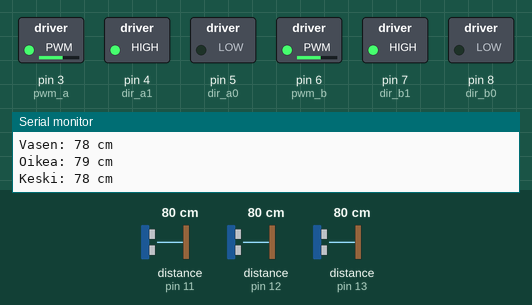
Simulated run of this sketch. Board: Arduino Uno, built with avr-gcc and run on an emulated ATmega328P. Parts: switched loads named in the sketch (green lamp = pin HIGH), the last lines printed to the serial monitor. Wiring (inferred from the names in the program): 3 × ultrasonic range finder: trigger pin 2, echo pin 11 / trigger pin 9, echo pin 12 / trigger pin 10, echo pin 13. Inputs (shaded band) come from the test bench; at power-on: distance to the obstacle (sensors on pin 12, pin 11, pin 13) 80 cm. The echo pulse lasts 58.3 µs per cm; pins used as bus, display or sensor lines are not drawn.

Above: at 1.2 s.
1.3 s: distance to the obstacle (sensor on pin 12) set to 12 cm
2.8 s: distance to the obstacle (sensor on pin 12) set to 9 cm
At 3.6 s:
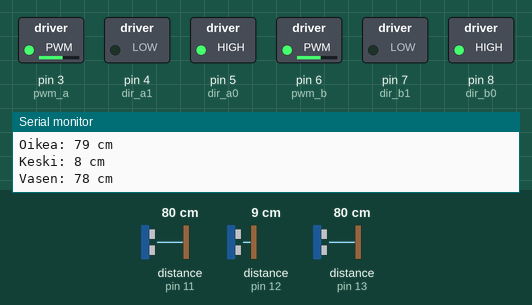
5.8 s: distance to the obstacle (sensor on pin 12) set to 18 cm
At 6.3 s:
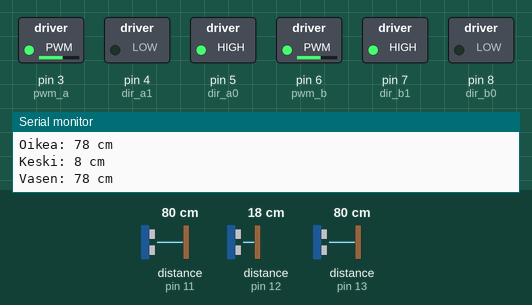
7.3 s: distance to the obstacle (sensor on pin 11) set to 23 cm
8.8 s: distance to the obstacle (sensor on pin 11) set to 18 cm
At 10.0 s:
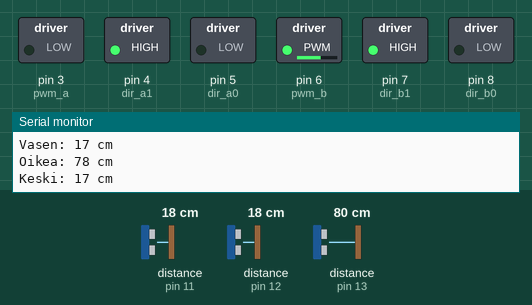
10.3 s: distance to the obstacle (sensor on pin 13) set to 23 cm
11.8 s: distance to the obstacle (sensor on pin 13) set to 19 cm
At 12.3 s:
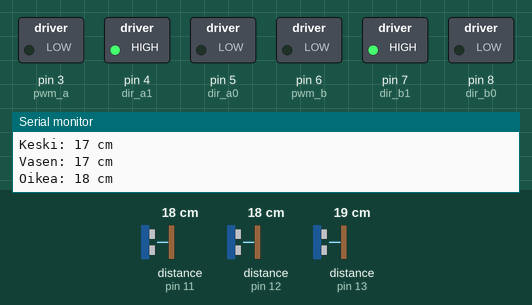
Timing chart, 0 to 14.3 s (numbered marks = the images above; inputs shaded):
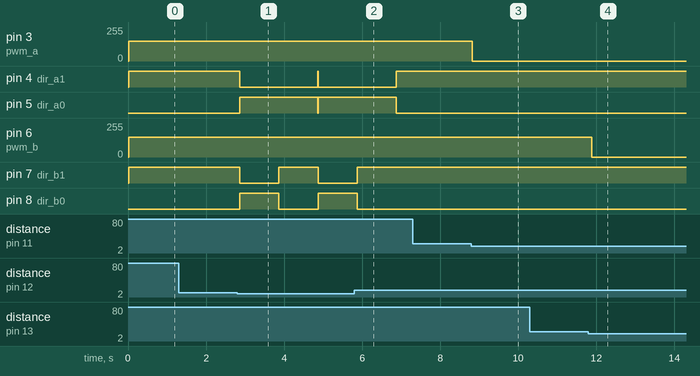

Measured:
- the behaviour switches between 11 and 10 cm on distance to the obstacle (sensor on pin 12) (found by bisection; images 0 and 1)
- the behaviour switches between 21 and 20 cm on distance to the obstacle (sensor on pin 11) (found by bisection; images 2 and 3)
- the behaviour switches between 21 and 20 cm on distance to the obstacle (sensor on pin 13) (found by bisection; images 3 and 4)
- after the input at 2.8 s, pin 4 (dir_a1): HIGH → LOW after 0.06 s, → HIGH 2.0 s later, → LOW 0.01 s later; pin 5 (dir_a0): LOW → HIGH after 0.06 s, → LOW 2.0 s later, → HIGH 0.01 s later; pin 7 (dir_b1): HIGH → LOW after 0.06 s, → HIGH 1.0 s later, → LOW 1.0 s later; pin 8 (dir_b0): LOW → HIGH after 0.06 s, → LOW 1.0 s later, → HIGH 1.0 s later
- after the input at 5.8 s, pin 4 (dir_a1): goes on until 6.9 s, then stays HIGH; pin 5 (dir_a0): goes on until 6.9 s, then stays LOW; pin 7 (dir_b1): goes on until 5.9 s, then stays HIGH; pin 8 (dir_b0): goes on until 5.9 s, then stays LOW
- after the input at 8.8 s, pin 3 (pwm_a): 150/255 → 0/255 at once
- after the input at 11.8 s, pin 6 (pwm_b): 150/255 → 0/255 after 0.08 s

The sketch:

ultra_ja_moottorit_ajotesti.ino
```cpp
/*
	Testi moottorien ohjaamiselle etäisyysanturien signaalin mukaan.
	Käytössä olevat pinnit:
	- Vasen anturi
		Trig 2
		Echo 11
	- Keski anturi
		Trig 9
		Echo 12
	- Oikea anturi
		Trig 10
		Echo 13

	Moottorit käyttää pinnejä shieldin mukaan (pinnit 3-8).
*/

// Ultrasonic-anturit
#define trigV 2
#define echoV 11
#define trigK 9
#define echoK 12
#define trigO 10
#define echoO 13

// Moottoreiden ohjaus
#define pwm_a 3
#define pwm_b 6
#define dir_a0 5
#define dir_a1 4
#define dir_b0 8
#define dir_b1 7

long duration;
int distance, max, min, velocity;

void setup() {
	// Testailuun seriali
	Serial.begin(9600);
	// Ultrasonicit
	pinMode(trigV, OUTPUT);
	pinMode(echoV, INPUT);
	pinMode(trigK, OUTPUT);
	pinMode(echoK, INPUT);
	pinMode(trigO, OUTPUT);
	pinMode(echoO, INPUT);
	// Moottorit
	pinMode(pwm_a, OUTPUT);
	pinMode(pwm_b, OUTPUT);
	pinMode(dir_a0, OUTPUT);
	pinMode(dir_a1, OUTPUT);
	pinMode(dir_b0, OUTPUT);
	pinMode(dir_b1, OUTPUT);

	// Raja-arvot ajeluun
	// Maksimietäisyys mihin asti ultraääni mittaa
	max = 30;
	// Minimietäisyys mistä asti ultraääni mittaa - turvaetäisyys ettei osu
	min = 10;
	// Moottorien maksiminopeus
	velocity = 150;
}

// Main functionality
void loop() {
	drive(measureV(), measureK(), measureO());
}

int measureV() {
	return measure(2, 11);
}

int measureK() {
	return measure(9, 12);
}

int measureO() {
	return measure(10, 13);
}

int measure(int trig, int echo) { // Etäisyyden mittaaminen
	digitalWrite(trig, LOW);
	delayMicroseconds(2);
	digitalWrite(trig, HIGH);
	delayMicroseconds(10);
	digitalWrite(trig, LOW);
	duration = pulseIn(echo, HIGH);
	distance = duration * 0.034 / 2;

	// Testausta varten alla olevat
	if (trig == 2) {
		Serial.print("Vasen: ");
	}
	else if (trig == 9) {
		Serial.print("Keski: ");
	}
	else {
		Serial.print("Oikea: ");
	}
	Serial.print(distance);
	Serial.println(" cm");


	if (distance > max) {
		distance = max-min;
	}
	if (distance < min) {
		distance = 0;
	}

	return distance;
}

void forward(int speed) // Move Forward
{

	digitalWrite(dir_a0, 0);
	digitalWrite(dir_a1, 1);
	digitalWrite(dir_b0, 0);
	digitalWrite(dir_b1, 1);

	analogWrite(pwm_a, speed);
	analogWrite(pwm_b, speed);

}

void reverse(int speed) // Move Backward
{

	digitalWrite(dir_a0, 1);
	digitalWrite(dir_a1, 0);
	digitalWrite(dir_b0, 1);
	digitalWrite(dir_b1, 0);

	analogWrite(pwm_a, speed);
	analogWrite(pwm_b, speed);

}

void turnL(int speed) // Turn Left while moving forward
{

	digitalWrite(dir_a0, 0);
	digitalWrite(dir_a1, 1);
	digitalWrite(dir_b0, 0);
	digitalWrite(dir_b1, 1);

	analogWrite(pwm_a, speed);
	analogWrite(pwm_b, speed/4);

}

void turnR(int speed) // Turn Right while moving forward
{

	digitalWrite(dir_a0, 0);
	digitalWrite(dir_a1, 1);
	digitalWrite(dir_b0, 0);
	digitalWrite(dir_b1, 1);

	analogWrite(pwm_a, speed/4);
	analogWrite(pwm_b, speed);

}

void drive(int leftSensorValue, int centralSensorValue, int rightSensorValue) { // Drive forward & turn based on ultrasound distance signal. For avoiding objects.
	if (centralSensorValue == 0) {
		reverse(velocity);
		delay(1000);
		shutoff();
		spinR(velocity);
		delay(1000);
		shutoff();
	}

	digitalWrite(dir_a0, 0);
	digitalWrite(dir_a1, 1);
	digitalWrite(dir_b0, 0);
	digitalWrite(dir_b1, 1);

	// Tämän kirjoittelu on kesken
	// Pitäisi lisätä se moodi, että kääntää mieluummin vähän enempi oikialle jos keskisensori aktivoituu.
	// Onkohan tässä jotain ongelmia noiden ultraääniantureiden muodostamien keilojen kanssa? :hmm

	analogWrite(pwm_a, velocity*(leftSensorValue/(max-min)));
	analogWrite(pwm_b, velocity*(rightSensorValue/(max-min)));


}

void spinL(int speed) // Spin Left in place
{

digitalWrite(dir_a0, 0);
digitalWrite(dir_a1, 1);
digitalWrite(dir_b0, 1);
digitalWrite(dir_b1, 0);

analogWrite(pwm_a, speed);
analogWrite(pwm_b, speed);

}

void spinR(int speed) // Spin Right in place
{

digitalWrite(dir_a0, 1);
digitalWrite(dir_a1, 0);
digitalWrite(dir_b0, 0);
digitalWrite(dir_b1, 1);

analogWrite(pwm_a, speed);
analogWrite(pwm_b, speed);

}

void brake() // Short brake
{

digitalWrite(dir_a0, 1);
digitalWrite(dir_a1, 1);
digitalWrite(dir_b0, 1);
digitalWrite(dir_b1, 1);

analogWrite(pwm_a, 0);
analogWrite(pwm_b, 0);

}

void shutoff() // Stop Motors w/o braking
{

digitalWrite(dir_a0, 0);
digitalWrite(dir_a1, 0);
digitalWrite(dir_b0, 0);
digitalWrite(dir_b1, 0);

analogWrite(pwm_a, 0);
analogWrite(pwm_b, 0);

}
```
